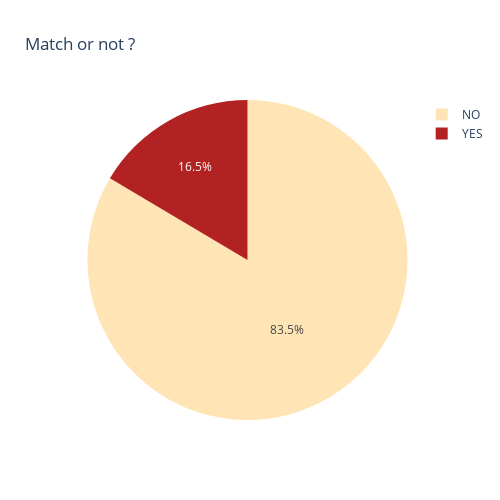

Notebook code for this chart:
### Markdown cell above
d) Match

### Code cell
print (f"Total of null values: {df['match'].isnull().sum()}")

# Changing the values to Yes and No

match = df['match'].apply(lambda x: 
                            'NO' if x == 0 else
                             'YES' if x == 1 else "NAN")

match_values = match.value_counts()

print (match_values)

# Visualisation

fig = px.pie(match_values,values = match_values, 
             names=match_values.index, 
             title='Match or not ?',
             color_discrete_sequence=['moccasin',"firebrick"], 
             height=500, width=500)
fig.show()

### Figure 1 — Plotly figure (JSON) as saved in the notebook; plotly's stock layout.template omitted (floating-point values rounded to 4 significant figures)
{"data": [{"domain": {"x": [0, 1], "y": [0, 1]}, "hovertemplate": "match=%{label}<br>value=%{value}<extra></extra>", "labels": ["NO", "YES"], "legendgroup": "", "name": "", "showlegend": true, "type": "pie", "values": [6998, 1380]}], "layout": {"height": 500, "legend": {"tracegroupgap": 0}, "piecolorway": ["moccasin", "firebrick"], "title": {"text": "Match or not ?"}, "width": 500}}
